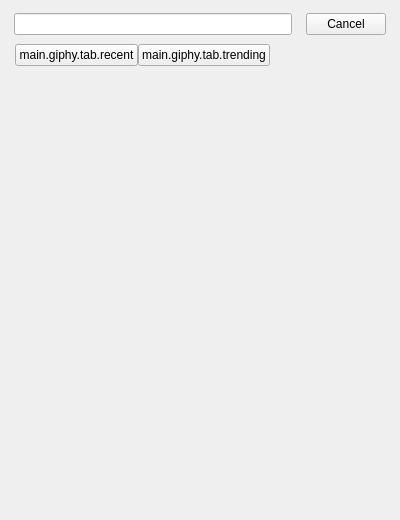
<?xml version="1.0" encoding="UTF-8"?>
<ui version="4.0">
 <class>PLSGiphyStickerView</class>
 <widget class="QWidget" name="PLSGiphyStickerView">
  <property name="geometry">
   <rect>
    <x>0</x>
    <y>0</y>
    <width>400</width>
    <height>520</height>
   </rect>
  </property>
  <property name="focusPolicy">
   <enum>Qt::ClickFocus</enum>
  </property>
  <property name="windowTitle">
   <string>Form</string>
  </property>
  <layout class="QVBoxLayout" name="verticalLayout">
   <property name="spacing">
    <number>0</number>
   </property>
   <property name="leftMargin">
    <number>0</number>
   </property>
   <property name="topMargin">
    <number>0</number>
   </property>
   <property name="rightMargin">
    <number>0</number>
   </property>
   <property name="bottomMargin">
    <number>0</number>
   </property>
   <item>
    <widget class="QWidget" name="widget_search" native="true">
     <property name="focusPolicy">
      <enum>Qt::ClickFocus</enum>
     </property>
     <layout class="QHBoxLayout" name="horizontalLayout_4">
      <property name="spacing">
       <number>14</number>
      </property>
      <property name="leftMargin">
       <number>14</number>
      </property>
      <property name="topMargin">
       <number>13</number>
      </property>
      <property name="rightMargin">
       <number>14</number>
      </property>
      <item>
       <widget class="PLSSearchLineEdit" name="lineEdit_search">
        <property name="focusPolicy">
         <enum>Qt::ClickFocus</enum>
        </property>
       </widget>
      </item>
      <item>
       <widget class="QPushButton" name="btn_cancel">
        <property name="focusPolicy">
         <enum>Qt::NoFocus</enum>
        </property>
        <property name="text">
         <string>Cancel</string>
        </property>
       </widget>
      </item>
     </layout>
    </widget>
   </item>
   <item>
    <widget class="QWidget" name="frame_head" native="true">
     <layout class="QHBoxLayout" name="horizontalLayout">
      <property name="spacing">
       <number>0</number>
      </property>
      <property name="leftMargin">
       <number>15</number>
      </property>
      <property name="topMargin">
       <number>0</number>
      </property>
      <property name="rightMargin">
       <number>5</number>
      </property>
      <property name="bottomMargin">
       <number>0</number>
      </property>
      <item>
       <layout class="QHBoxLayout" name="horizontalLayout_3">
        <property name="spacing">
         <number>0</number>
        </property>
        <property name="rightMargin">
         <number>0</number>
        </property>
        <property name="bottomMargin">
         <number>3</number>
        </property>
        <item>
         <widget class="QPushButton" name="btn_recent">
          <property name="focusPolicy">
           <enum>Qt::NoFocus</enum>
          </property>
          <property name="text">
           <string>main.giphy.tab.recent</string>
          </property>
          <property name="checkable">
           <bool>true</bool>
          </property>
          <property name="checked">
           <bool>false</bool>
          </property>
         </widget>
        </item>
        <item>
         <widget class="QPushButton" name="btn_trending">
          <property name="focusPolicy">
           <enum>Qt::NoFocus</enum>
          </property>
          <property name="text">
           <string>main.giphy.tab.trending</string>
          </property>
          <property name="checkable">
           <bool>true</bool>
          </property>
         </widget>
        </item>
       </layout>
      </item>
      <item>
       <spacer name="horizontalSpacer">
        <property name="orientation">
         <enum>Qt::Horizontal</enum>
        </property>
        <property name="sizeHint" stdset="0">
         <size>
          <width>24</width>
          <height>20</height>
         </size>
        </property>
       </spacer>
      </item>
      <item>
       <widget class="QLabel" name="label_giphy_logo">
        <property name="text">
         <string/>
        </property>
       </widget>
      </item>
     </layout>
    </widget>
   </item>
   <item>
    <layout class="QVBoxLayout" name="verticalLayout_2">
     <property name="spacing">
      <number>4</number>
     </property>
     <property name="leftMargin">
      <number>1</number>
     </property>
     <property name="rightMargin">
      <number>1</number>
     </property>
     <item>
      <widget class="QWidget" name="widget_container" native="true">
       <property name="sizePolicy">
        <sizepolicy hsizetype="Preferred" vsizetype="Expanding">
         <horstretch>0</horstretch>
         <verstretch>0</verstretch>
        </sizepolicy>
       </property>
       <property name="focusPolicy">
        <enum>Qt::ClickFocus</enum>
       </property>
       <layout class="QVBoxLayout" name="verticalLayout_container">
        <property name="spacing">
         <number>0</number>
        </property>
        <property name="sizeConstraint">
         <enum>QLayout::SetDefaultConstraint</enum>
        </property>
        <property name="leftMargin">
         <number>0</number>
        </property>
        <property name="topMargin">
         <number>0</number>
        </property>
        <property name="rightMargin">
         <number>0</number>
        </property>
        <property name="bottomMargin">
         <number>0</number>
        </property>
       </layout>
      </widget>
     </item>
    </layout>
   </item>
  </layout>
 </widget>
 <customwidgets>
  <customwidget>
   <class>PLSSearchLineEdit</class>
   <extends>QLineEdit</extends>
   <header location="global">PLSSearchLineEdit.h</header>
  </customwidget>
 </customwidgets>
 <resources/>
 <connections/>
</ui>
